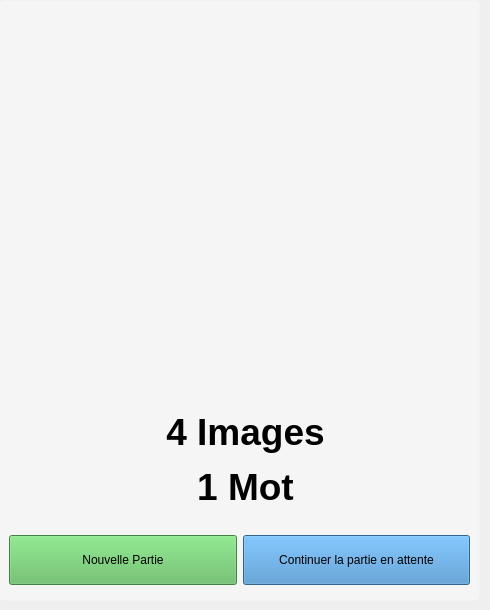
    <widget class="QWidget" name="pageAcceuil">
     <property name="styleSheet">
      <string notr="true">QPushButton#pBNouvellePartie {
  background-color: #5cb85c;
  border-color: #4cae4c;
}

QPushButton#pBNouvellePartie:hover {
  background-color: #47a447;
  border-color: #398439;
}

QPushButton#pBNouvellePartie:pressed {
  background-color: #3f933f;
}

QPushButton#pBContinuerPartie {
  background-color: #428bca;
  border-color: #357ebd;
}

QPushButton#pBContinuerPartie:hover {
  background-color: #3276b1;
  border-color: #285e8e;
}

QPushButton#pBContinuerPartie:pressed {
  background-color: #2b669a;
}

QFrame#frameAcceuil {
  background-color: rgba(255, 255, 255, 100);
  border: 1px solid transparent;
  border-radius: 5px;
}</string>
     </property>
     <widget class="QFrame" name="frameAcceuil">
      <property name="geometry">
       <rect>
        <x>-1</x>
        <y>0</y>
        <width>481</width>
        <height>601</height>
       </rect>
      </property>
      <property name="frameShape">
       <enum>QFrame::StyledPanel</enum>
      </property>
      <property name="frameShadow">
       <enum>QFrame::Raised</enum>
      </property>
      <widget class="QWidget" name="layoutWidget">
       <property name="geometry">
        <rect>
         <x>10</x>
         <y>530</y>
         <width>461</width>
         <height>60</height>
        </rect>
       </property>
       <layout class="QHBoxLayout" name="horizontalLayout">
        <item>
         <widget class="QPushButton" name="pBNouvellePartie">
          <property name="minimumSize">
           <size>
            <width>0</width>
            <height>50</height>
           </size>
          </property>
          <property name="text">
           <string>Nouvelle Partie</string>
          </property>
         </widget>
        </item>
        <item>
         <widget class="QPushButton" name="pBContinuerPartie">
          <property name="minimumSize">
           <size>
            <width>0</width>
            <height>50</height>
           </size>
          </property>
          <property name="text">
           <string>Continuer la partie en attente</string>
          </property>
         </widget>
        </item>
       </layout>
      </widget>
      <widget class="QLabel" name="label">
       <property name="geometry">
        <rect>
         <x>70</x>
         <y>50</y>
         <width>351</width>
         <height>351</height>
        </rect>
       </property>
       <property name="text">
        <string/>
       </property>
       <property name="pixmap">
        <pixmap resource="rsc.qrc">:/icones/icones/IMG-20190725-WA0009.jpg</pixmap>
       </property>
       <property name="scaledContents">
        <bool>true</bool>
       </property>
      </widget>
      <widget class="QLabel" name="label_2">
       <property name="geometry">
        <rect>
         <x>46</x>
         <y>410</y>
         <width>401</width>
         <height>101</height>
        </rect>
       </property>
       <property name="styleSheet">
        <string notr="true">font: 14pt &quot;MV Boli&quot;;</string>
       </property>
       <property name="text">
        <string>&lt;html&gt;&lt;head/&gt;&lt;body&gt;&lt;p align=&quot;center&quot;&gt;&lt;span style=&quot; font-size:28pt; font-weight:600;&quot;&gt;4 Images&lt;/span&gt;&lt;/p&gt;&lt;p align=&quot;center&quot;&gt;&lt;span style=&quot; font-size:28pt; font-weight:600;&quot;&gt;1 Mot&lt;/span&gt;&lt;/p&gt;&lt;/body&gt;&lt;/html&gt;</string>
       </property>
      </widget>
     </widget>
    </widget>
